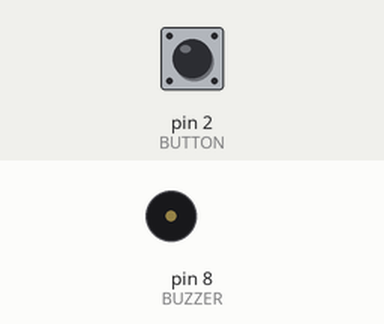
This sketch was run on a simulated Arduino Uno, built with avr-gcc and run on an emulated ATmega328P. On the bench: buzzer (waves = sounding). The inputs (shaded band) are chosen by the test bench; at power-on: pin 2 (BUTTON) HIGH.

Above: at 1.2 s.
1.3 s: pin 2 (BUTTON) pulled LOW for 0.15 s
At 1.7 s:
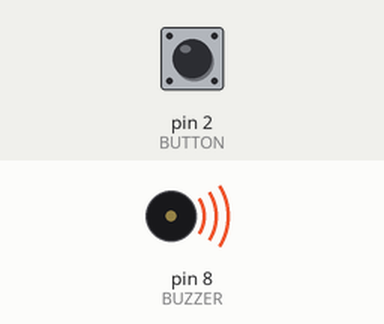
4.3 s: pin 2 (BUTTON) pulled LOW for 3.2 s
At 8.2 s:
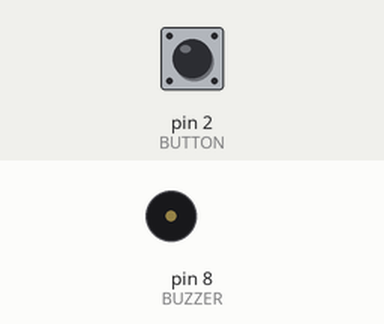
Timing chart, 0 to 9.7 s (numbered marks = the images above; inputs shaded):
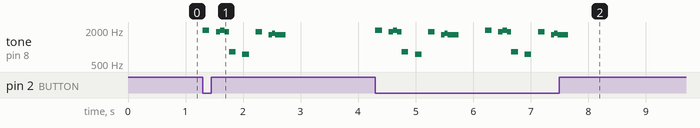

The sketch:

tone-player.ino
```cpp
#define BUTTON 2
#define BUZZER 8

#define MAX_SCORE_SIZE 256

#define NOTE_C5 523
#define NOTE_CS5 554
#define NOTE_D5 587
#define NOTE_DS5 622
#define NOTE_E5 659
#define NOTE_F5 698
#define NOTE_FS5 740
#define NOTE_G5 784
#define NOTE_GS5 831
#define NOTE_A5 880
#define NOTE_AS5 932
#define NOTE_B5 988
#define NOTE_C6 1047
#define NOTE_CS6 1109
#define NOTE_D6 1175
#define NOTE_DS6 1245
#define NOTE_E6 1319
#define NOTE_F6 1397
#define NOTE_FS6 1480
#define NOTE_G6 1568
#define NOTE_GS6 1661
#define NOTE_A6 1760
#define NOTE_AS6 1865
#define NOTE_B6 1976
#define NOTE_C7 2093
#define NOTE_CS7 2217
#define NOTE_D7 2349
#define NOTE_DS7 2489
#define NOTE_E7 2637
#define NOTE_F7 2794
#define NOTE_FS7 2960
#define NOTE_G7 3136
#define NOTE_GS7 3322
#define NOTE_A7 3520
#define NOTE_AS7 3729
#define NOTE_B7 3951

int melody1[] = {
  NOTE_B6, 0, NOTE_AS6, NOTE_B6, NOTE_AS6,
  NOTE_GS5, 0, NOTE_FS5, 0,
  NOTE_AS6, 0, NOTE_GS6, NOTE_A6, NOTE_GS6,
  0
};

int melody1NoteDurations[] = {
  16, 16, 24, 24, 24,
  16, 16, 16, 16,
  16, 16, 32, 32, 10,
  4
};

const int melody1Length = sizeof(melody1) / sizeof(int);
const int melody1Bpm = 130;

class Player {
private:
  int *score;
  int *noteDurations;
  int noteTimeMs[MAX_SCORE_SIZE];  // TODO: きちんとメモリ確保する
  int length;
  int nowNote = 0;
  unsigned long elapse = 0;
  unsigned long startTime;
  bool playing = false;

public:
  Player(int *score, int *noteDurations, int length, int bpm);
  void startPlay();
  void play();
};

Player::Player(int *score, int *noteDurations, int length, int bpm)
  : score(score), noteDurations(noteDurations), length(length) {
  double bps = (double)bpm / 60.0;

  for (int i = 0; i <= length; i++) {
    noteTimeMs[i] = (int)(4.0 / (bps * (double)noteDurations[i - 1]) * 1000.0);
  }
}

void Player::startPlay() {
  if (playing) return;
  nowNote = 0;
  playing = true;
  elapse = 0;
  startTime = millis();
}

void Player::play() {
  if (!playing) return;
  if (millis() - startTime > elapse) {
    score[nowNote] == 0 ? noTone(BUZZER) : tone(BUZZER, score[nowNote]);  // NOTE: tone(BUZZER, 0); だとなんかノイズが乗る
    nowNote++;
    elapse += noteTimeMs[nowNote];
  }
  if (length < nowNote) {
    noTone(BUZZER);
    playing = false;
  }
}

Player player(melody1, melody1NoteDurations, melody1Length, melody1Bpm);

void setup() {
  pinMode(BUTTON, INPUT_PULLUP);
  pinMode(BUZZER, OUTPUT);
}

void loop() {
  if (digitalRead(BUTTON) == LOW) {
    player.startPlay();
  }
  player.play();
}
```

Measured:
- after the input at 1.3 s, tone on pin 8 (BUZZER): plays 1976 Hz for 0.11 s, 1865 Hz for 0.08 s, 1976 Hz for 0.08 s, 1865 Hz for 0.08 s, 831 Hz for 0.12 s, 740 Hz for 0.11 s … (10 notes in this stretch), starting at once
- after the input at 4.3 s, tone on pin 8 (BUZZER): plays 1976 Hz for 0.11 s, 1865 Hz for 0.08 s, 1976 Hz for 0.08 s, 1865 Hz for 0.08 s, 831 Hz for 0.11 s, 740 Hz for 0.11 s … (20 notes in this stretch), starting at once
